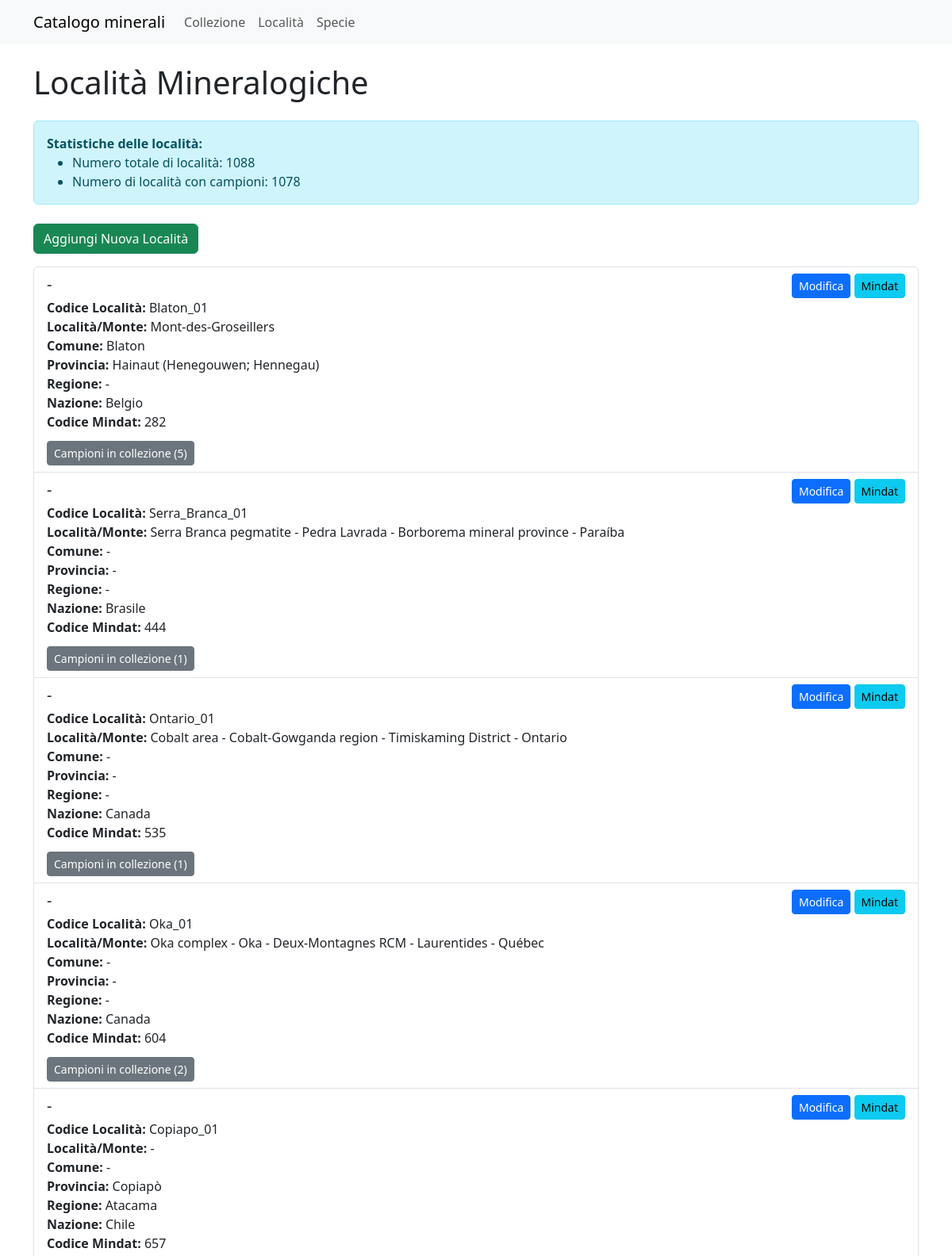
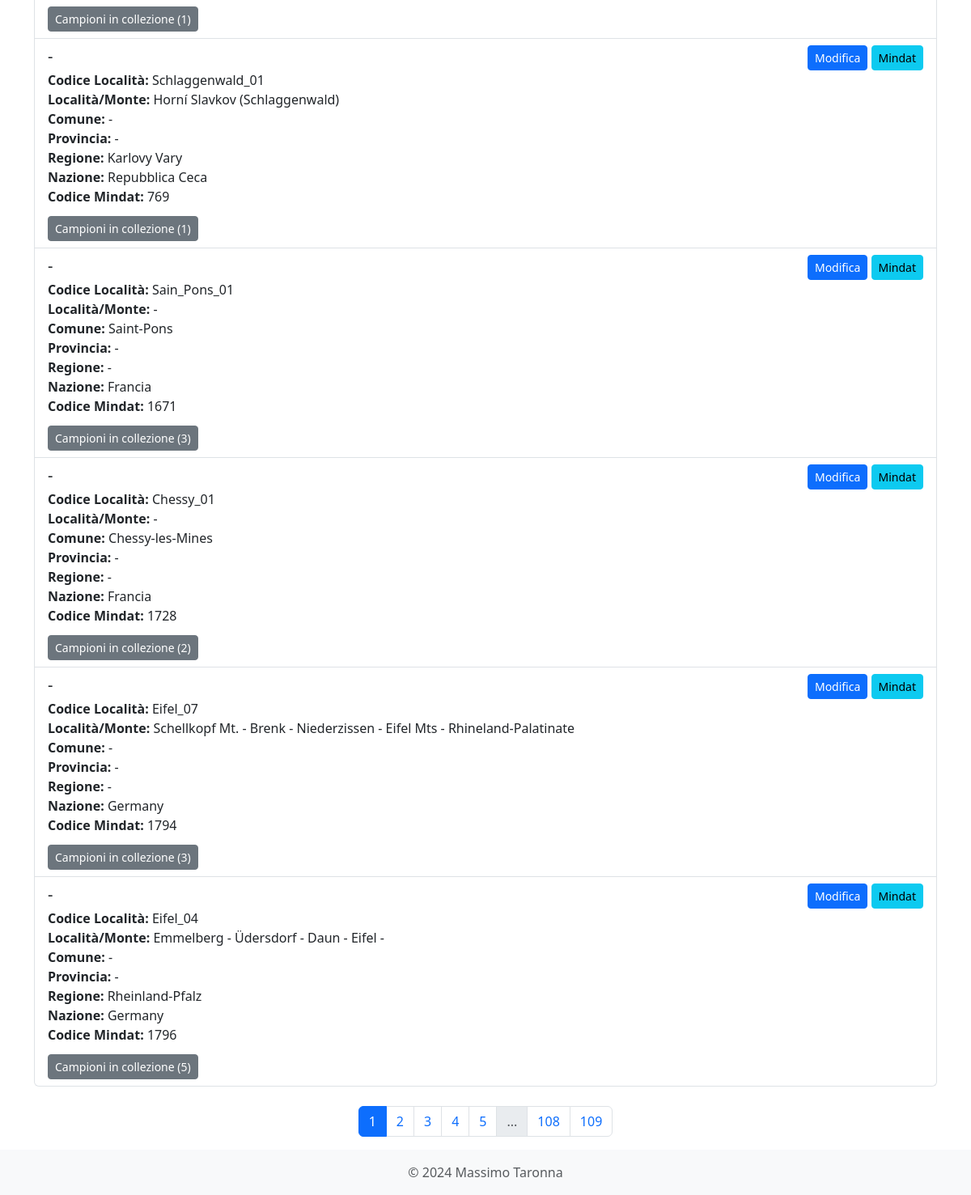
/localita, run on the app's committed database (2 pictures, top to bottom).
### models.py (models this page shows)
class Localita(db.Model, SerializerMixin):
    id = db.Column(db.Integer, primary_key=True)
    cod_loc = db.Column(db.String(100), unique=True, nullable=False)
    cava_min = db.Column(db.String(255))
    loc_monte = db.Column(db.String(255))
    valle = db.Column(db.String(50))
    comune = db.Column(db.String(50))
    distr_pref = db.Column(db.String(50))
    provincia = db.Column(db.String(50))
    regione = db.Column(db.String(50))
    dipartimento = db.Column(db.String(50))
    stato = db.Column(db.String(50))
    nazione = db.Column(db.String(100))
    note = db.Column(db.Text)
    cod_mindat = db.Column(db.Integer)
    collezione = db.relationship('Collezione', backref='localita', lazy='dynamic')
    serialize_rules = ('-collezione',)

### app.py (the view)
@app.route('/localita')
def localita():
    page = request.args.get('page', 1, type=int)
    per_page = 10  # Numero di località per pagina
    pagination = Localita.query.order_by(Localita.cava_min).paginate(page=page, per_page=per_page, error_out=False)
    items = pagination.items
    total_localita = Localita.query.count()
    localita_con_campioni = db.session.query(Localita.id).join(Collezione).group_by(Localita.id).count()
    return render_template('localita.html',
                           items=items,
                           pagination=pagination,
                           total_localita=total_localita,
                           localita_con_campioni=localita_con_campioni)

### app.py (called while the page is built)
@app.context_processor
def inject_specie_valide():
    specie_valide_count = db.session.query(func.count(func.distinct(Collezione.specie_id))).filter(Collezione.specie_id.isnot(None)).scalar()
    return {'specie_valide': specie_valide_count}

### templates/localita.html (shortened to what this page needs)
{% extends "base.html" %}
{% block content %}
<h1 class="mb-4">Località Mineralogiche</h1>
<div class="alert alert-info mb-4">
    <p class="mb-0"><strong>Statistiche delle località:</strong></p>
    <ul class="mb-0">
        <li>Numero totale di località: {{ total_localita }}</li>
        <li>Numero di località con campioni: {{ localita_con_campioni }}</li>
    </ul>
</div>
<a href="{{ url_for('new_localita') }}" class="btn btn-success mb-3">Aggiungi Nuova Località</a>
<div class="list-group">
    {% for localita in items %}
    <div class="list-group-item">
        <div class="d-flex justify-content-between align-items-center">
            <h5 class="mb-1">{{ localita.cava_min }}</h5>
            <div>
                <a href="{{ url_for('edit_localita', id=localita.id) }}" class="btn btn-primary btn-sm">Modifica</a>
                {% if localita.cod_mindat %}
                <a href="https://www.mindat.org/loc-{{ localita.cod_mindat }}.html" class="btn btn-info btn-sm" target="_blank">Mindat</a>
                {% endif %}
            </div>
        </div>
        <p class="mb-1">
            <strong>Codice Località:</strong> {{ localita.cod_loc }}<br>
            <strong>Località/Monte:</strong> {{ localita.loc_monte }}<br>
            <strong>Comune:</strong> {{ localita.comune }}<br>
            <strong>Provincia:</strong> {{ localita.provincia }}<br>
            <strong>Regione:</strong> {{ localita.regione }}<br>
            <strong>Nazione:</strong> {{ localita.nazione }}<br>
            <strong>Codice Mindat:</strong> {{ localita.cod_mindat }}
        </p>
        <button class="btn btn-secondary btn-sm mt-2" type="button" data-bs-toggle="collapse" data-bs-target="#campioni{{ localita.id }}" aria-expanded="false" aria-controls="campioni{{ localita.id }}">
            Campioni in collezione ({{ localita.collezione.count() }})
        </button>
    </div>
    {% endfor %}
</div>
{% if pagination %}
<nav aria-label="Page navigation" class="mt-4">
    <ul class="pagination justify-content-center">
        {% for page in pagination.iter_pages() %}
            {% if page %}
                {% if page != pagination.page %}
                    <li class="page-item"><a class="page-link" href="{{ url_for('localita', page=page) }}">{{ page }}</a></li>
                {% else %}
                    <li class="page-item active"><span class="page-link">{{ page }}</span></li>
                {% endif %}
            {% else %}
                <li class="page-item disabled"><span class="page-link">...</span></li>
            {% endif %}
        {% endfor %}
    </ul>
</nav>
{% endif %}
{% endblock %}

### data on the page
Localita: cava_min "-", cod_loc "Blaton_01", loc_monte "Mont-des-Groseillers", comune "Blaton", provincia "Hainaut (Henegouwen; Hennegau)", regione "-", nazione "Belgio", cod_mindat "282", collezione.count "5"
Localita: cava_min "-", cod_loc "Serra_Branca_01", loc_monte "Serra Branca pegmatite - Pedra Lavrada - Borborema mineral province - Paraíba", comune "-", provincia "-", regione "-", nazione "Brasile", cod_mindat "444", collezione.count "1"
Localita: cava_min "-", cod_loc "Ontario_01", loc_monte "Cobalt area - Cobalt-Gowganda region - Timiskaming District - Ontario", comune "-", provincia "-", regione "-", nazione "Canada", cod_mindat "535", collezione.count "1"
Localita: cava_min "-", cod_loc "Oka_01", loc_monte "Oka complex - Oka - Deux-Montagnes RCM - Laurentides - Québec", comune "-", provincia "-", regione "-", nazione "Canada", cod_mindat "604", collezione.count "2"
Localita: cava_min "-", cod_loc "Copiapo_01", loc_monte "-", comune "-", provincia "Copiapò", regione "Atacama", nazione "Chile", cod_mindat "657", collezione.count "1"
Localita: cava_min "-", cod_loc "Schlaggenwald_01", loc_monte "Horní Slavkov (Schlaggenwald)", comune "-", provincia "-", regione "Karlovy Vary", nazione "Repubblica Ceca", cod_mindat "769", collezione.count "1"
Localita: cava_min "-", cod_loc "Sain_Pons_01", loc_monte "-", comune "Saint-Pons", provincia "-", regione "-", nazione "Francia", cod_mindat "1671", collezione.count "3"
Localita: cava_min "-", cod_loc "Chessy_01", loc_monte "-", comune "Chessy-les-Mines", provincia "-", regione "-", nazione "Francia", cod_mindat "1728", collezione.count "2"
Localita: cava_min "-", cod_loc "Eifel_07", loc_monte "Schellkopf Mt. - Brenk - Niederzissen - Eifel Mts - Rhineland-Palatinate", comune "-", provincia "-", regione "-", nazione "Germany", cod_mindat "1794", collezione.count "3"
Localita: cava_min "-", cod_loc "Eifel_04", loc_monte "Emmelberg - Üdersdorf - Daun - Eifel -", comune "-", provincia "-", regione "Rheinland-Pfalz", nazione "Germany", cod_mindat "1796", collezione.count "5"

### other printed values
{{ total_localita }} "1088"
{{ localita_con_campioni }} "1078"
{{ page }} "1"
{{ page }} "2" "3" "4" "5" "108" "109"
